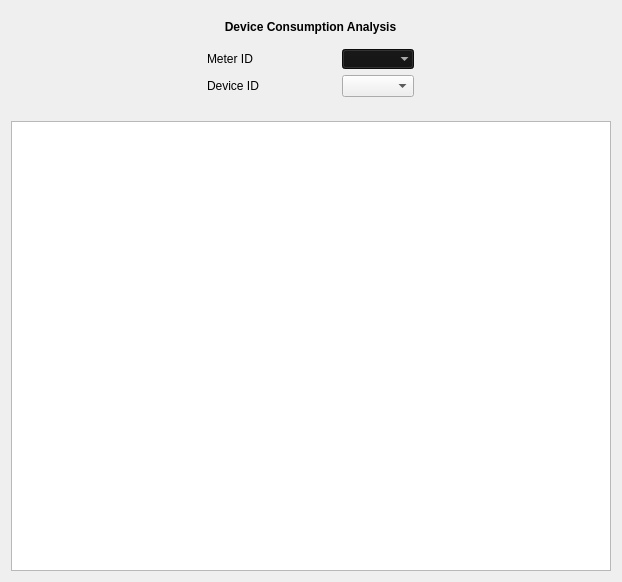
         <widget class="QFrame" name="frameDeviceConsumptionAnalysis">
          <property name="frameShadow">
           <enum>QFrame::Raised</enum>
          </property>
          <layout class="QVBoxLayout" name="verticalLayout_18">
           <item alignment="Qt::AlignHCenter|Qt::AlignVCenter">
            <widget class="QFrame" name="frame_3">
             <property name="frameShadow">
              <enum>QFrame::Raised</enum>
             </property>
             <layout class="QVBoxLayout" name="verticalLayout_8">
              <item>
               <widget class="QLabel" name="labelDeviceConsumptionAnalysis">
                <property name="font">
                 <font>
                  <weight>75</weight>
                  <bold>true</bold>
                 </font>
                </property>
                <property name="text">
                 <string>Device Consumption Analysis</string>
                </property>
                <property name="alignment">
                 <set>Qt::AlignCenter</set>
                </property>
               </widget>
              </item>
              <item>
               <widget class="QFrame" name="formDeviceConsumptionAnalysis">
                <property name="frameShadow">
                 <enum>QFrame::Raised</enum>
                </property>
                <layout class="QFormLayout" name="formLayout_12">
                 <property name="horizontalSpacing">
                  <number>83</number>
                 </property>
                 <item row="1" column="0">
                  <widget class="QLabel" name="labelDeviceConsumptionAnalysis_MeterID">
                   <property name="text">
                    <string>Meter ID</string>
                   </property>
                  </widget>
                 </item>
                 <item row="1" column="1">
                  <widget class="QComboBox" name="comboDeviceConsumptionAnalysis_MeterID">
                   <property name="palette">
                    <palette>
                     <active>
                      <colorrole role="WindowText">
                       <brush brushstyle="SolidPattern">
                        <color alpha="255">
                         <red>255</red>
                         <green>255</green>
                         <blue>255</blue>
                        </color>
                       </brush>
                      </colorrole>
                      <colorrole role="Button">
                       <brush brushstyle="SolidPattern">
                        <color alpha="255">
                         <red>17</red>
                         <green>16</green>
                         <blue>16</blue>
                        </color>
                       </brush>
                      </colorrole>
                      <colorrole role="Text">
                       <brush brushstyle="SolidPattern">
                        <color alpha="255">
                         <red>255</red>
                         <green>255</green>
                         <blue>255</blue>
                        </color>
                       </brush>
                      </colorrole>
                      <colorrole role="ButtonText">
                       <brush brushstyle="SolidPattern">
                        <color alpha="255">
                         <red>255</red>
                         <green>255</green>
                         <blue>255</blue>
                        </color>
                       </brush>
                      </colorrole>
                      <colorrole role="Base">
                       <brush brushstyle="SolidPattern">
                        <color alpha="255">
                         <red>17</red>
                         <green>16</green>
                         <blue>16</blue>
                        </color>
                       </brush>
                      </colorrole>
                      <colorrole role="Window">
                       <brush brushstyle="SolidPattern">
                        <color alpha="255">
                         <red>17</red>
                         <green>16</green>
                         <blue>16</blue>
                        </color>
                       </brush>
                      </colorrole>
                      <colorrole role="Highlight">
                       <brush brushstyle="SolidPattern">
                        <color alpha="255">
                         <red>250</red>
                         <green>204</green>
                         <blue>21</blue>
                        </color>
                       </brush>
                      </colorrole>
                     </active>
                     <inactive>
                      <colorrole role="WindowText">
                       <brush brushstyle="SolidPattern">
                        <color alpha="255">
                         <red>255</red>
                         <green>255</green>
                         <blue>255</blue>
                        </color>
                       </brush>
                      </colorrole>
                      <colorrole role="Button">
                       <brush brushstyle="SolidPattern">
                        <color alpha="255">
                         <red>17</red>
                         <green>16</green>
                         <blue>16</blue>
                        </color>
                       </brush>
                      </colorrole>
                      <colorrole role="Text">
                       <brush brushstyle="SolidPattern">
                        <color alpha="255">
                         <red>255</red>
                         <green>255</green>
                         <blue>255</blue>
                        </color>
                       </brush>
                      </colorrole>
                      <colorrole role="ButtonText">
                       <brush brushstyle="SolidPattern">
                        <color alpha="255">
                         <red>255</red>
                         <green>255</green>
                         <blue>255</blue>
                        </color>
                       </brush>
                      </colorrole>
                      <colorrole role="Base">
                       <brush brushstyle="SolidPattern">
                        <color alpha="255">
                         <red>17</red>
                         <green>16</green>
                         <blue>16</blue>
                        </color>
                       </brush>
                      </colorrole>
                      <colorrole role="Window">
                       <brush brushstyle="SolidPattern">
                        <color alpha="255">
                         <red>17</red>
                         <green>16</green>
                         <blue>16</blue>
                        </color>
                       </brush>
                      </colorrole>
                      <colorrole role="Highlight">
                       <brush brushstyle="SolidPattern">
                        <color alpha="255">
                         <red>250</red>
                         <green>204</green>
                         <blue>21</blue>
                        </color>
                       </brush>
                      </colorrole>
                     </inactive>
                     <disabled>
                      <colorrole role="WindowText">
                       <brush brushstyle="SolidPattern">
                        <color alpha="255">
                         <red>255</red>
                         <green>255</green>
                         <blue>255</blue>
                        </color>
                       </brush>
                      </colorrole>
                      <colorrole role="Button">
                       <brush brushstyle="SolidPattern">
                        <color alpha="255">
                         <red>17</red>
                         <green>16</green>
                         <blue>16</blue>
                        </color>
                       </brush>
                      </colorrole>
                      <colorrole role="Text">
                       <brush brushstyle="SolidPattern">
                        <color alpha="255">
                         <red>255</red>
                         <green>255</green>
                         <blue>255</blue>
                        </color>
                       </brush>
                      </colorrole>
                      <colorrole role="ButtonText">
                       <brush brushstyle="SolidPattern">
                        <color alpha="255">
                         <red>255</red>
                         <green>255</green>
                         <blue>255</blue>
                        </color>
                       </brush>
                      </colorrole>
                      <colorrole role="Base">
                       <brush brushstyle="SolidPattern">
                        <color alpha="255">
                         <red>17</red>
                         <green>16</green>
                         <blue>16</blue>
                        </color>
                       </brush>
                      </colorrole>
                      <colorrole role="Window">
                       <brush brushstyle="SolidPattern">
                        <color alpha="255">
                         <red>17</red>
                         <green>16</green>
                         <blue>16</blue>
                        </color>
                       </brush>
                      </colorrole>
                      <colorrole role="Highlight">
                       <brush brushstyle="SolidPattern">
                        <color alpha="255">
                         <red>0</red>
                         <green>120</green>
                         <blue>215</blue>
                        </color>
                       </brush>
                      </colorrole>
                     </disabled>
                    </palette>
                   </property>
                   <property name="autoFillBackground">
                    <bool>false</bool>
                   </property>
                   <property name="frame">
                    <bool>false</bool>
                   </property>
                  </widget>
                 </item>
                 <item row="2" column="0">
                  <widget class="QLabel" name="labelDeviceConsumptionAnalysis_DeviceID">
                   <property name="text">
                    <string>Device ID</string>
                   </property>
                  </widget>
                 </item>
                 <item row="2" column="1">
                  <widget class="QComboBox" name="comboDeviceConsumptionAnalysis_DeviceID"/>
                 </item>
                </layout>
               </widget>
              </item>
             </layout>
            </widget>
           </item>
           <item alignment="Qt::AlignHCenter|Qt::AlignVCenter">
            <widget class="QGraphicsView" name="graphicsDeviceConsumptionAnalysis">
             <property name="minimumSize">
              <size>
               <width>600</width>
               <height>450</height>
              </size>
             </property>
            </widget>
           </item>
          </layout>
         </widget>
